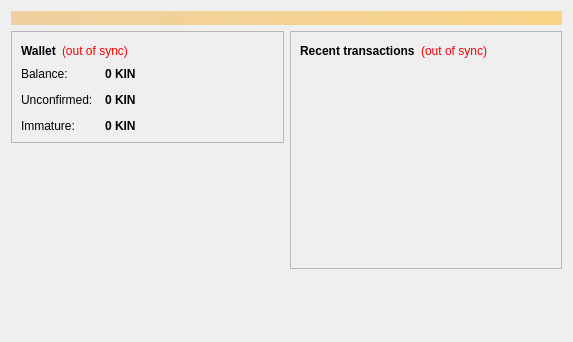
<?xml version="1.0" encoding="UTF-8"?>
<ui version="4.0">
 <class>OverviewPage</class>
 <widget class="QWidget" name="OverviewPage">
  <property name="geometry">
   <rect>
    <x>0</x>
    <y>0</y>
    <width>573</width>
    <height>342</height>
   </rect>
  </property>
  <property name="windowTitle">
   <string>Form</string>
  </property>
  <layout class="QVBoxLayout" name="topLayout">
   <item>
    <widget class="QLabel" name="labelAlerts">
     <property name="visible">
      <bool>false</bool>
     </property>
     <property name="styleSheet">
      <string notr="true">background-color: qlineargradient(x1: 0, y1: 0, x2: 1, y2: 0, stop:0 #F0D0A0, stop:1 #F8D488); color:#000000;</string>
     </property>
     <property name="wordWrap">
      <bool>true</bool>
     </property>
     <property name="margin">
      <number>3</number>
     </property>
    </widget>
   </item>
   <item>
    <layout class="QHBoxLayout" name="horizontalLayout" stretch="1,1">
     <item>
      <layout class="QVBoxLayout" name="verticalLayout_2">
       <item>
        <widget class="QFrame" name="frame">
         <property name="frameShape">
          <enum>QFrame::StyledPanel</enum>
         </property>
         <property name="frameShadow">
          <enum>QFrame::Raised</enum>
         </property>
         <layout class="QVBoxLayout" name="verticalLayout_4">
          <item>
           <layout class="QHBoxLayout" name="horizontalLayout_4">
            <item>
             <widget class="QLabel" name="label_5">
              <property name="font">
               <font>
                <weight>75</weight>
                <bold>true</bold>
               </font>
              </property>
              <property name="text">
               <string>Wallet</string>
              </property>
             </widget>
            </item>
            <item>
             <widget class="QLabel" name="labelWalletStatus">
              <property name="toolTip">
               <string>The displayed information may be out of date. Your wallet automatically synchronizes with the Kin network after a connection is established, but this process has not completed yet.</string>
              </property>
              <property name="styleSheet">
               <string notr="true">QLabel { color: red; }</string>
              </property>
              <property name="text">
               <string notr="true">(out of sync)</string>
              </property>
              <property name="alignment">
               <set>Qt::AlignLeading|Qt::AlignLeft|Qt::AlignVCenter</set>
              </property>
             </widget>
            </item>
            <item>
             <spacer name="horizontalSpacer_2">
              <property name="orientation">
               <enum>Qt::Horizontal</enum>
              </property>
              <property name="sizeHint" stdset="0">
               <size>
                <width>40</width>
                <height>20</height>
               </size>
              </property>
             </spacer>
            </item>
           </layout>
          </item>
          <item>
           <layout class="QFormLayout" name="formLayout_2">
            <property name="fieldGrowthPolicy">
             <enum>QFormLayout::AllNonFixedFieldsGrow</enum>
            </property>
            <property name="horizontalSpacing">
             <number>12</number>
            </property>
            <property name="verticalSpacing">
             <number>12</number>
            </property>
            <item row="0" column="0">
             <widget class="QLabel" name="label">
              <property name="text">
               <string>Balance:</string>
              </property>
             </widget>
            </item>
            <item row="0" column="1">
             <widget class="QLabel" name="labelBalance">
              <property name="font">
               <font>
                <weight>75</weight>
                <bold>true</bold>
               </font>
              </property>
              <property name="cursor">
               <cursorShape>IBeamCursor</cursorShape>
              </property>
              <property name="toolTip">
               <string>Your current balance</string>
              </property>
              <property name="text">
               <string notr="true">0 KIN</string>
              </property>
              <property name="textInteractionFlags">
               <set>Qt::LinksAccessibleByMouse|Qt::TextSelectableByKeyboard|Qt::TextSelectableByMouse</set>
              </property>
             </widget>
            </item>
            <item row="1" column="0">
             <widget class="QLabel" name="label_3">
              <property name="text">
               <string>Unconfirmed:</string>
              </property>
             </widget>
            </item>
            <item row="1" column="1">
             <widget class="QLabel" name="labelUnconfirmed">
              <property name="font">
               <font>
                <weight>75</weight>
                <bold>true</bold>
               </font>
              </property>
              <property name="cursor">
               <cursorShape>IBeamCursor</cursorShape>
              </property>
              <property name="toolTip">
               <string>Total of transactions that have yet to be confirmed, and do not yet count toward the current balance</string>
              </property>
              <property name="text">
               <string notr="true">0 KIN</string>
              </property>
              <property name="textInteractionFlags">
               <set>Qt::LinksAccessibleByMouse|Qt::TextSelectableByKeyboard|Qt::TextSelectableByMouse</set>
              </property>
             </widget>
            </item>
            <item row="2" column="0">
             <widget class="QLabel" name="labelImmatureText">
              <property name="text">
               <string>Immature:</string>
              </property>
             </widget>
            </item>
            <item row="2" column="1">
             <widget class="QLabel" name="labelImmature">
              <property name="font">
               <font>
                <weight>75</weight>
                <bold>true</bold>
               </font>
              </property>
              <property name="toolTip">
               <string>Mined balance that has not yet matured</string>
              </property>
              <property name="text">
               <string notr="true">0 KIN</string>
              </property>
              <property name="textInteractionFlags">
               <set>Qt::LinksAccessibleByMouse|Qt::TextSelectableByKeyboard|Qt::TextSelectableByMouse</set>
              </property>
             </widget>
            </item>
           </layout>
          </item>
         </layout>
        </widget>
       </item>
       <item>
        <spacer name="verticalSpacer">
         <property name="orientation">
          <enum>Qt::Vertical</enum>
         </property>
         <property name="sizeHint" stdset="0">
          <size>
           <width>20</width>
           <height>40</height>
          </size>
         </property>
        </spacer>
       </item>
      </layout>
     </item>
     <item>
      <layout class="QVBoxLayout" name="verticalLayout_3">
       <item>
        <widget class="QFrame" name="frame_2">
         <property name="frameShape">
          <enum>QFrame::StyledPanel</enum>
         </property>
         <property name="frameShadow">
          <enum>QFrame::Raised</enum>
         </property>
         <layout class="QVBoxLayout" name="verticalLayout">
          <item>
           <layout class="QHBoxLayout" name="horizontalLayout_2">
            <item>
             <widget class="QLabel" name="label_4">
              <property name="text">
               <string>&lt;b&gt;Recent transactions&lt;/b&gt;</string>
              </property>
             </widget>
            </item>
            <item>
             <widget class="QLabel" name="labelTransactionsStatus">
              <property name="toolTip">
               <string>The displayed information may be out of date. Your wallet automatically synchronizes with the Kin network after a connection is established, but this process has not completed yet.</string>
              </property>
              <property name="styleSheet">
               <string notr="true">QLabel { color: red; }</string>
              </property>
              <property name="text">
               <string notr="true">(out of sync)</string>
              </property>
              <property name="alignment">
               <set>Qt::AlignRight|Qt::AlignTrailing|Qt::AlignVCenter</set>
              </property>
             </widget>
            </item>
            <item>
             <spacer name="horizontalSpacer">
              <property name="orientation">
               <enum>Qt::Horizontal</enum>
              </property>
              <property name="sizeHint" stdset="0">
               <size>
                <width>40</width>
                <height>20</height>
               </size>
              </property>
             </spacer>
            </item>
           </layout>
          </item>
          <item>
           <widget class="QListView" name="listTransactions">
            <property name="styleSheet">
             <string notr="true">QListView { background: transparent; }</string>
            </property>
            <property name="frameShape">
             <enum>QFrame::NoFrame</enum>
            </property>
            <property name="verticalScrollBarPolicy">
             <enum>Qt::ScrollBarAlwaysOff</enum>
            </property>
            <property name="horizontalScrollBarPolicy">
             <enum>Qt::ScrollBarAlwaysOff</enum>
            </property>
            <property name="selectionMode">
             <enum>QAbstractItemView::NoSelection</enum>
            </property>
           </widget>
          </item>
         </layout>
        </widget>
       </item>
       <item>
        <spacer name="verticalSpacer_2">
         <property name="orientation">
          <enum>Qt::Vertical</enum>
         </property>
         <property name="sizeHint" stdset="0">
          <size>
           <width>20</width>
           <height>40</height>
          </size>
         </property>
        </spacer>
       </item>
      </layout>
     </item>
    </layout>
   </item>
  </layout>
 </widget>
 <resources/>
 <connections/>
</ui>
